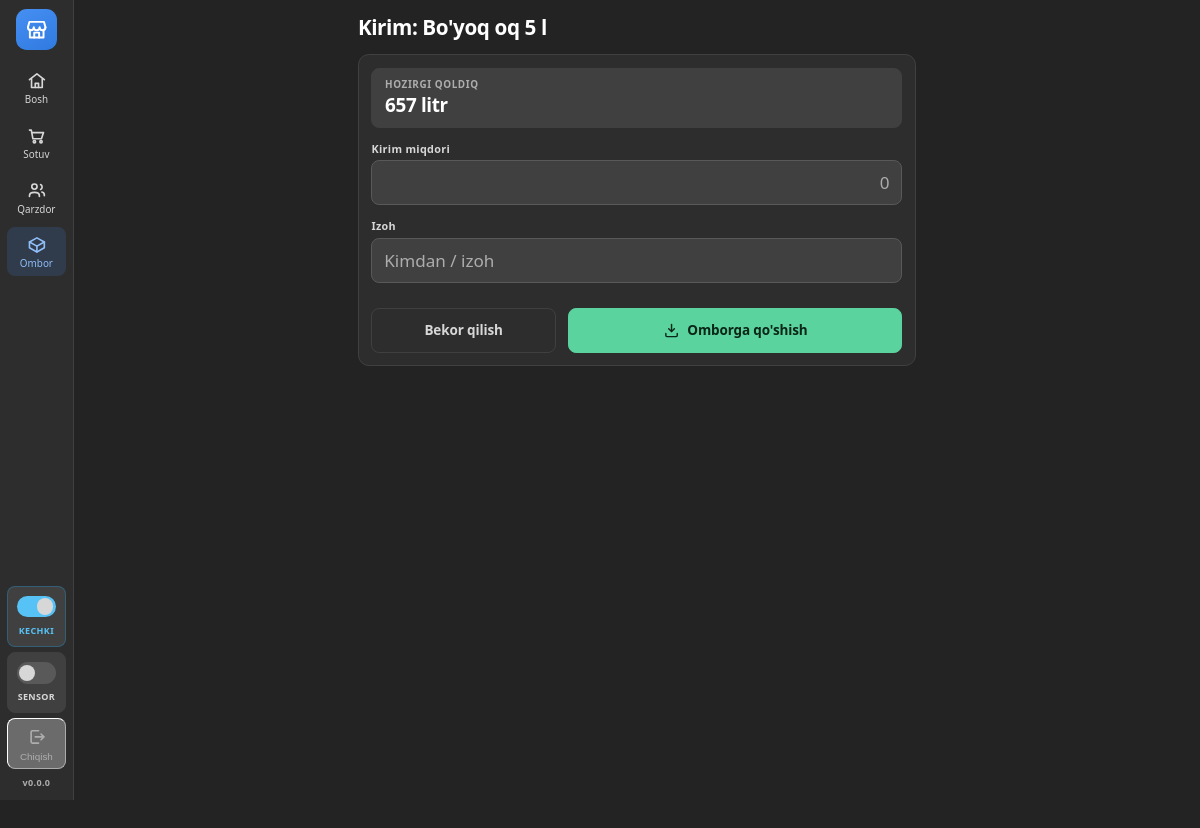
Page /ombor/4/kirim/ (signed in) on the committed database.
### ombor/models.py (models this page shows, shortened)
class Mahsulot(models.Model):
    nom = models.CharField("Nomi", max_length=120, unique=True,
                           error_messages={"unique": "Bunday nomli tovar allaqachon bor."})
    kod = models.CharField(
        "Kod", max_length=KOD_UZUNLIK, unique=True, blank=True, db_index=True,
        help_text="Tovar yaratilganda o'zi beriladi va hech qachon o'zgarmaydi.",
    )
    birlik = models.CharField("Sotuv birligi", max_length=10, choices=Birlik,
                              default=Birlik.DONA)
    valyuta = models.CharField(
        "Qaysi pulda keladi", max_length=10, choices=Valyuta, default=Valyuta.SOM,
        help_text="Tovar dollarda kelgan bo'lsa narxi ham dollarda hisoblanadi.",
    )
    olish_birligi = models.CharField(
        "Olish birligi", max_length=10, choices=Birlik, blank=True, default="",
        help_text="Tovar boshqa birlikda olinsa tanlang. Bo'sh bo'lsa — sotuv birligining o'zi.",
    )
    olish_miqdori = models.DecimalField(
        "Bittasida", max_digits=12, decimal_places=3, default=1,
        help_text="1 olish birligida nechta sotuv birligi bor. Masalan 1 rulon = 100 metr.",
    )
    narx = models.DecimalField(
        "Narxi", max_digits=12, decimal_places=2, default=0,
        help_text="1 sotuv birligi uchun, tovarning valyutasida. Kassada summa "
                  "baribir qo'lda yoziladi — bu narx ma'lumot uchun.",
    )
    qoldiq = models.DecimalField("Qoldiq", max_digits=12, decimal_places=3, default=0)
    faol = models.BooleanField("Faol", default=True)
    yaratilgan = models.DateTimeField(auto_now_add=True)
    class Meta:
        verbose_name = "Mahsulot"
        verbose_name_plural = "Mahsulotlar"
        ordering = ["nom"]
    @property
    def ikki_birlikmi(self):
        return bool(self.olish_birligi) and self.olish_birligi != self.birlik
    @property
    def qoldiq_son(self):
        return tekis_son(self.qoldiq)
    @property
    def olish_miqdori_son(self):
        return tekis_son(self.olish_miqdori)

### ombor/views.py (the view)
# urls.py: path("<int:pk>/kirim/", views.kirim, name="kirim"),
@transaction.atomic
def kirim(request, pk):
    mahsulot = get_object_or_404(Mahsulot, pk=pk)
    if request.method == "POST":
        form = KirimForm(request.POST, mahsulot=mahsulot)
        if form.is_valid():
            kiritilgan = form.cleaned_data["miqdor"]
            kiritilgan_birlik = form.kiritilgan_birlik()
            miqdor = form.sotuv_miqdori()
            mahsulot = Mahsulot.objects.select_for_update().get(pk=pk)
            mahsulot.qoldiq += miqdor
            mahsulot.save(update_fields=["qoldiq"])
            OmborHarakati.objects.create(
                mahsulot=mahsulot, tur=HarakatTuri.KIRIM, miqdor=miqdor,
                kiritilgan_miqdor=kiritilgan, kiritilgan_birlik=kiritilgan_birlik,
                izoh=form.cleaned_data["izoh"],
            )
            xabar = f"{mahsulot.nom}: +{tekis_matn(miqdor)} {mahsulot.birlik}"
            if kiritilgan_birlik != mahsulot.birlik:
                xabar += f" ({tekis_matn(kiritilgan)} {kiritilgan_birlik})"
            messages.success(request, xabar)
            return redirect("ombor:royxat")
    else:
        form = KirimForm(mahsulot=mahsulot)
    shablon = "ombor/kirim_forma.html" if request.GET.get("oyna") else "ombor/kirim.html"
    return render(request, shablon, {
        "form": form, "mahsulot": mahsulot, "oynada": bool(request.GET.get("oyna")),
    })

### config/kontekst.py (called while the page is built)
def _oqi():
    yol = getattr(settings, "VERSIYA_FAYL", None)
    if yol is None or not yol.exists():
        return getattr(settings, "VERSIYA", "")
    vaqt = yol.stat().st_mtime
    if _xotira["vaqt"] != vaqt:
        _xotira["vaqt"] = vaqt
        _xotira["qiymat"] = yol.read_text(encoding="utf-8").strip()
    return _xotira["qiymat"]

def versiya(request):
    return {"versiya": _oqi()}

### ombor/models.py (called while the page is built)
def tekis_son(son):
    son = son or Decimal("0")
    if son == son.to_integral_value():
        return f"{son.to_integral_value():f}"
    return f"{son.normalize():f}"

### qarz/templatetags/statik_versiya.py (called while the page is built)
@register.simple_tag
def statik(yol):
    manzil = static(yol)
    papkalar = list(getattr(settings, "STATICFILES_DIRS", []))
    if getattr(settings, "STATIC_ROOT", None):
        papkalar.append(settings.STATIC_ROOT)
    for papka in papkalar:
        toliq = os.path.join(str(papka), *yol.split("/"))
        if os.path.exists(toliq):
            return f"{manzil}?v={int(os.path.getmtime(toliq))}"
    return manzil

### qarz/templatetags/xozmag.py (called while the page is built, shortened)
def _decimalga(qiymat):
    try:
        return Decimal(str(qiymat).replace(" ", "").replace(",", "."))
    except (InvalidOperation, TypeError, ValueError):
        return None

@register.filter
def tekis(qiymat):
    son = _decimalga(qiymat)
    if son is None:
        return qiymat
    if son == son.to_integral_value():
        return f"{son.to_integral_value():,f}".replace(",", " ")

### templates/ombor/kirim.html (shortened to what this page needs)
{% extends "base.html" %}
{% load statik_versiya %}
{% block tana %}
<div class="sahifa-keng kirim-sahifa">
  <div class="sarlavha">Kirim: {{ mahsulot.nom }}</div>
  <div class="quti">
    {% include "ombor/kirim_forma.html" %}
  </div>
</div>
{% endblock %}

### templates/ombor/kirim_forma.html (shortened to what this page needs)
{% load xozmag %}
<div class="korsatkich" style="margin-bottom:var(--oraliq)">
  <div class="nomi">Hozirgi qoldiq</div>
  <div class="qiymati">{{ mahsulot.qoldiq|tekis }} {{ mahsulot.birlik }}</div>
</div>
<form method="post" action="{% url 'ombor:kirim' mahsulot.pk %}"
      data-birlik="{{ mahsulot.birlik }}"
      data-olish-birligi="{{ mahsulot.olish_birligi }}"
      data-olish-miqdori="{{ mahsulot.olish_miqdori_son }}"
      data-qoldiq="{{ mahsulot.qoldiq_son }}"
      id="kirim-forma">
  <div class="kirim-setka">
    <div class="kirim-chap">
      <div class="maydon">
        <label for="{{ form.miqdor.id_for_label }}">{{ form.miqdor.label }}</label>
        {{ form.miqdor }}
      </div>
      <div class="maydon">
        <label for="{{ form.izoh.id_for_label }}">{{ form.izoh.label }}</label>
        {{ form.izoh }}
      </div>
    </div>
  </div>
  <div class="qator" style="margin-top:var(--oraliq)">
    {% if oynada %}
      <button type="button" class="tugma tinch" style="flex:1" data-yop>Bekor qilish</button>
    {% else %}
      <a class="tugma tinch" href="{% url 'ombor:royxat' %}" style="flex:1">Bekor qilish</a>
    {% endif %}
    <button type="submit" class="tugma yashil" style="flex:2">
      <svg class="ikon"><use href="#i-kirim"></use></svg> Omborga qo'shish
    </button>
  </div>
</form>

### static/css/uslub.css (style rules this page uses)
:root { --kolam: .9; zoom: var(--kolam); --menyu-eni: 82px; --tugma-balandlik: 50px; --matn: 15px; --katta-matn: 19px; --oraliq: 14px; --radius: 12px; --radius-s: 9px; --fon: #232323; --panel: #2d2d2d; --panel-2: #404040; --panel-3: #4d4d4d; --chegara: #404040; --chegara-2: #595959; --matn-rang: #ffffff; --matn-2: #d7d7d7; --matn-3: #adadad; --urgu: #468ff3; --urgu-quyuq: #2f7ae0; --urgu-fon: rgba(70, 143, 243, .15); --urgu-chek: rgba(70, 143, 243, .4); --urgu-matn: #8fbdf8; --ogoh: #ffb020; --ogoh-fon: rgba(255, 176, 32, .12); --ogoh-chek: rgba(255, 176, 32, .35); --tasdiq: #5ad39e; --tasdiq-quyuq: #45b986; --tasdiq-fon: rgba(90, 211, 158, .14); --tasdiq-chek: rgba(90, 211, 158, .35); --xato: #f87171; --xato-fon: rgba(248, 113, 113, .14); --xato-chek: rgba(248, 113, 113, .35); --kok: #57c2f5; --kok-fon: rgba(29, 153, 221, .16); --kok-chek: rgba(29, 153, 221, .35); --asosiy-matn: #ffffff; --tasdiq-matn: #0a2617; --soya: 0 2px 6px rgba(0, 0, 0, .35); --soya-2: 0 10px 30px rgba(0, 0, 0, .45); }
* { box-sizing: border-box; margin: 0; padding: 0; }
body { font-family: "Segoe UI Variable Text", "Segoe UI", system-ui, -apple-system, Roboto, sans-serif; font-size: var(--matn); line-height: 1.4; background: var(--fon); color: var(--matn-rang); -webkit-font-smoothing: antialiased; -webkit-tap-highlight-color: transparent; height: calc(100vh / var(--kolam)); display: flex; overflow: hidden; }
.sahifa-keng { max-width: 1500px; margin: 0 auto; }
.sarlavha { display: flex; align-items: baseline; gap: 10px; font-size: calc(var(--katta-matn) + 4px); font-weight: 650; letter-spacing: -.02em; margin-bottom: var(--oraliq); }
.tugma { display: inline-flex; align-items: center; justify-content: center; gap: 8px; min-height: var(--tugma-balandlik); padding: 0 18px; font-size: var(--matn); font-weight: 600; font-family: inherit; letter-spacing: -.01em; color: var(--matn-rang); background: var(--panel-3); border: 1px solid var(--chegara-2); border-radius: var(--radius-s); cursor: pointer; text-decoration: none; user-select: none; transition: background .12s ease, border-color .12s ease, transform .1s ease; }
.tugma.yashil { background: var(--tasdiq); border-color: var(--tasdiq); color: var(--tasdiq-matn); }
.tugma.tinch { background: transparent; border-color: var(--chegara); color: var(--matn-2); }
.ikon { width: 19px; height: 19px; flex: none; }
.quti { background: var(--panel); border: 1px solid var(--chegara); border-radius: var(--radius); padding: var(--oraliq); margin-bottom: var(--oraliq); }
.qator { display: flex; gap: var(--oraliq); flex-wrap: wrap; }
.qator > * { flex: 1; }
.korsatkich { background: var(--panel-2); border: 1px solid var(--chegara); border-radius: var(--radius-s); padding: 10px 14px; }
.korsatkich .nomi { font-size: 11px; font-weight: 600; letter-spacing: .06em; text-transform: uppercase; color: var(--matn-3); }
.korsatkich .qiymati { font-size: calc(var(--katta-matn) + 2px); font-weight: 700; letter-spacing: -.02em; font-variant-numeric: tabular-nums; }
.maydon { margin-bottom: var(--oraliq); }
.maydon label { display: block; font-size: 12px; font-weight: 600; letter-spacing: .03em; color: var(--matn-2); margin-bottom: 5px; }
.kirish, select.kirish, input.kirish, textarea.kirish { width: 100%; min-height: var(--tugma-balandlik); padding: 8px 13px; font-size: var(--katta-matn); font-family: inherit; color: var(--matn-rang); background: var(--panel-2); border: 1px solid var(--chegara-2); border-radius: var(--radius-s); transition: border-color .12s ease, box-shadow .12s ease; }
.kirish::placeholder { color: var(--matn-3); }
.raqam-maydon { text-align: right; font-variant-numeric: tabular-nums; }
.kirim-sahifa { max-width: 620px; }
.kirim-setka { display: grid; grid-template-columns: 1fr; }
.kirim-chap { min-width: 0; }

### rows in the picture
Mahsulot: nom "Bo'yoq oq 5 l", qoldiq|tekis "657", birlik "litr"

### other values in the picture
{{ versiya }} "0.0.0"
